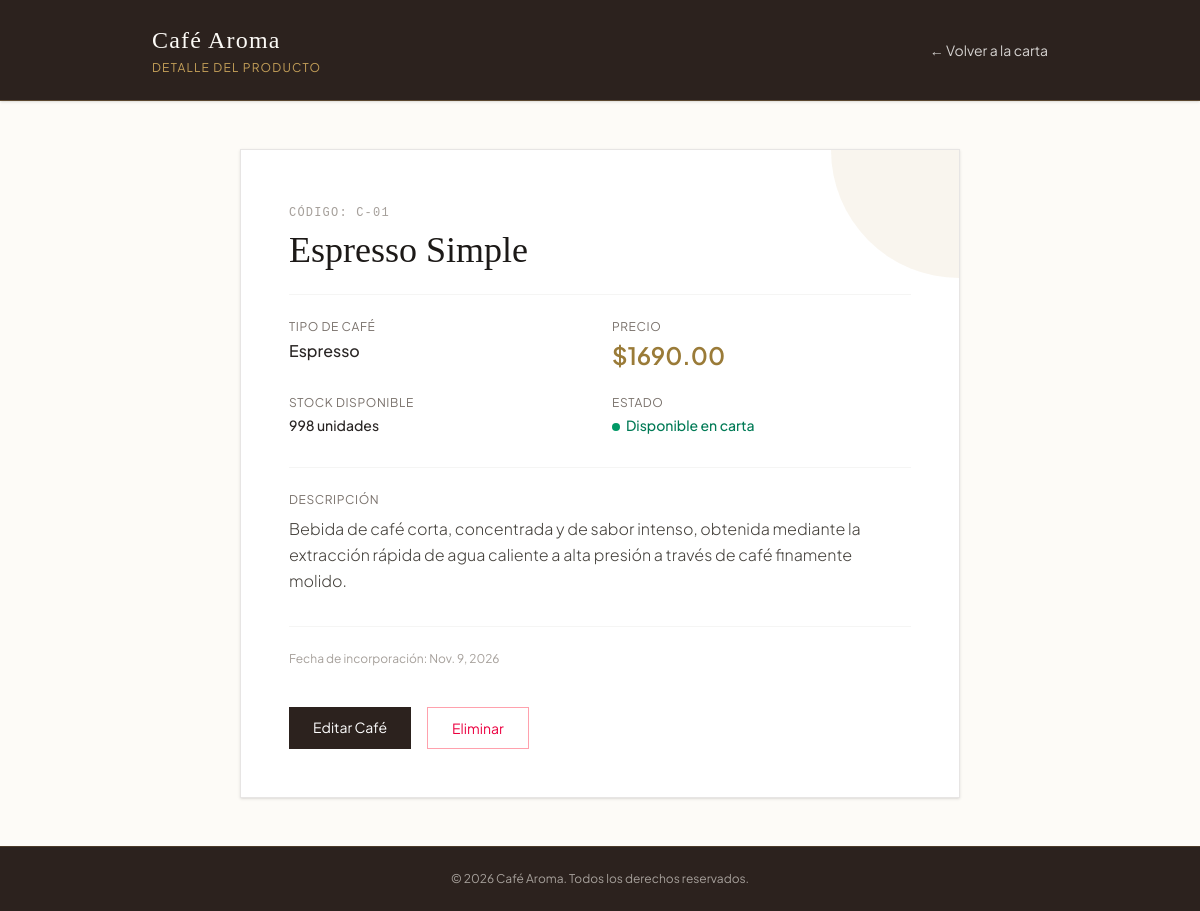
The page /cafe/1/ on the database its author committed.
### carta/models.py (models this page shows, shortened)
class Cafe(models.Model):
    codigo = models.CharField(max_length=20, unique=True)
    nombre = models.CharField(max_length=100)
    descripcion = models.TextField(blank=True, null=True)
    tipo = models.ForeignKey(TipoCafe, on_delete=models.PROTECT)
    precio = models.DecimalField(max_digits=10, decimal_places=2, validators=[MinValueValidator(0)])
    stock = models.IntegerField(validators=[MinValueValidator(0)])
    disponible = models.BooleanField(default=True)
    fecha_incorporacion = models.DateField()

class TipoCafe(models.Model):
    nombre = models.CharField(max_length=60, unique=True)
    descripcion = models.TextField(blank=True, null=True)

### carta/views.py (the view)
# urls.py: path('cafe/<int:pk>/', views.detalle_cafe, name='detalle_cafe'),
def detalle_cafe(request, pk):
    cafe = get_object_or_404(Cafe, pk=pk)
    return render(request, 'carta/detalle_cafe.html', {'cafe': cafe})

### carta/templates/carta/detalle_cafe.html (shortened to what this page needs)
{% load static %}
<!DOCTYPE html>
<html lang="es">
<head>
    <script src="https://cdn.jsdelivr.net/npm/@tailwindcss/browser@4"></script>
</head>
<body class="min-h-screen flex flex-col justify-between selection:bg-[#C5A059] selection:text-white">
    <header class="bg-coffee text-[#FDFBF7] py-6 px-8 shadow-sm border-b border-[#C5A059]/30">
        <div class="max-w-4xl mx-auto flex justify-between items-center">
            <div>
                <h1 class="text-2xl font-serif tracking-wider">Café Aroma</h1>
                <p class="text-xs text-[#C5A059] tracking-widest uppercase mt-1">Detalle del Producto</p>
            </div>
            <a href="{% url 'lista_carta' %}" class="text-sm text-stone-300 hover:text-[#C5A059] transition">← Volver a la carta</a>
        </div>
    </header>
    <main class="max-w-3xl mx-auto px-6 py-12 w-full flex-grow">
        <div class="bg-white border border-stone-200 shadow-sm p-8 md:p-12 relative overflow-hidden">
            <div class="absolute top-0 right-0 w-32 h-32 bg-[#C5A059]/10 rounded-bl-full pointer-events-none"></div>
            <span class="text-xs font-mono text-stone-400 uppercase tracking-widest">Código: {{ cafe.codigo }}</span>
            <h2 class="text-4xl font-serif text-stone-900 mt-2 mb-6">{{ cafe.nombre }}</h2>
            <div class="grid grid-cols-1 md:grid-cols-2 gap-6 border-t border-stone-100 pt-6 text-sm">
                <div>
                    <p class="text-stone-500 text-xs uppercase tracking-wider mb-1">Tipo de Café</p>
                    <p class="font-medium text-stone-800 text-base">{{ cafe.tipo.nombre }}</p>
                </div>
                <div>
                    <p class="text-stone-500 text-xs uppercase tracking-wider mb-1">Precio</p>
                    <p class="font-semibold text-2xl text-gold">${{ cafe.precio }}</p>
                </div>
                <div>
                    <p class="text-stone-500 text-xs uppercase tracking-wider mb-1">Stock Disponible</p>
                    <p class="font-medium text-stone-800">{{ cafe.stock }} unidades</p>
                </div>
                <div>
                    <p class="text-stone-500 text-xs uppercase tracking-wider mb-1">Estado</p>
                    <p>
                        {% if cafe.disponible %}
                            <span class="inline-block w-2 h-2 rounded-full bg-emerald-600 mr-1.5"></span><span class="text-emerald-700 font-medium">Disponible en carta</span>
                        {% else %}
                            <span class="inline-block w-2 h-2 rounded-full bg-rose-500 mr-1.5"></span><span class="text-rose-600 font-medium">Agotado temporalmente</span>
                        {% endif %}
                    </p>
                </div>
            </div>
            <div class="mt-8 border-t border-stone-100 pt-6">
                <p class="text-stone-500 text-xs uppercase tracking-wider mb-2">Descripción</p>
                <p class="text-stone-700 leading-relaxed font-light">{{ cafe.descripcion|default:"Sin descripción detallada para este producto." }}</p>
            </div>
            <div class="mt-8 pt-6 border-t border-stone-100 text-xs text-stone-400">
                Fecha de incorporación: {{ cafe.fecha_incorporacion }}
            </div>
            <div class="mt-10 flex gap-4">
                <a href="{% url 'editar_cafe' cafe.pk %}" class="bg-[#2C221E] text-white px-6 py-2.5 text-sm hover:bg-[#43342E] transition">Editar Café</a>
                <a href="{% url 'eliminar_cafe' cafe.pk %}" class="border border-rose-300 text-rose-600 px-6 py-2.5 text-sm hover:bg-rose-50 transition">Eliminar</a>
            </div>
        </div>
    </main>
    <footer class="bg-coffee text-stone-400 py-6 text-center text-xs border-t border-[#C5A059]/20">
        <p>© 2026 Café Aroma. Todos los derechos reservados.</p>
    </footer>
</body>
</html>

### carta/templates/carta/detalle_cafe.html (style rules this page uses)
body { font-family: 'Plus Jakarta Sans', sans-serif; background-color: #FDFBF7; color: #2C221E; }
h1, h2, h3, .font-serif { font-family: 'Playfair Display', serif; }
.bg-coffee { background-color: #2C221E; }
.text-gold { color: #9A7B38; }

### rows shown on the page
Cafe: codigo "C-01", nombre "Espresso Simple", tipo.nombre "Espresso", precio "1690.00", stock "998", descripcion "Bebida de café corta, concentrada y de sabor intenso, obtenida mediante la extracción rápida de agua caliente a alta presión a través de café finamente molido.", fecha_incorporacion "Nov. 9, 2026"
